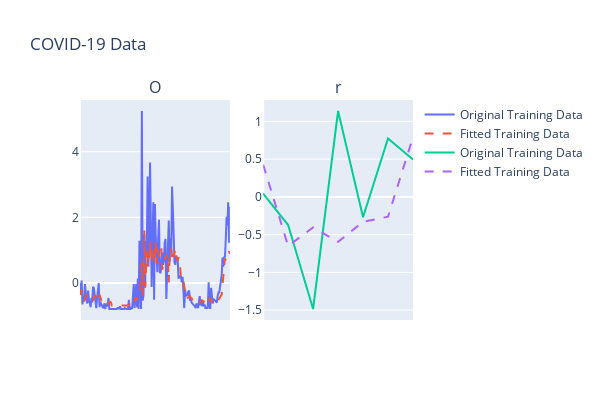

Notebook code cell kept with this figure:
### Markdown cell above
### bidirectional LSTM

### Code cell
bilstm_model = Sequential()
bilstm_model.add(Bidirectional(LSTM(100, dropout=0.2, return_sequences=False), input_shape=(X_train_seq.shape[1], X_train_seq.shape[2])))
bilstm_model.add(Dense(8, activation='relu'))
bilstm_model.add(Dense(1, activation='linear'))
K.set_epsilon(1)
bilstm_model.compile(optimizer=Adam(learning_rate=0.001), loss=MeanAbsoluteError(), metrics=[MeanAbsolutePercentageError()])
bilstm_model.summary()


# training
early_stopping = EarlyStopping(monitor='val_loss', patience=20, restore_best_weights=True)
reduce_lr = ReduceLROnPlateau(monitor='val_loss', factor=0.9, patience=5, min_lr=0.00000001)

history = bilstm_model.fit(X_train_seq, y_train_seq, epochs=100, batch_size=16, validation_split=0.2, verbose=1)


# plot the loss function
plt.plot(history.history['loss'], label='Training loss')
plt.plot(history.history['val_loss'], label='Validation loss')
plt.legend()


# visualization the result
y_pred_train = bilstm_model.predict(X_train_seq).reshape(-1,1)
y_pred_test = bilstm_model.predict(X_test_seq).reshape(-1,1)

num_dates = len(df['Date'])
step = max(1, num_dates // 15)
display_dates = df['Date'][::step]

fig = make_subplots(
    rows=1, cols=2,
    subplot_titles=("Original Training Data"),
    shared_xaxes=True
)

fig.add_trace(go.Scatter(x=np.arange(len(X_train) - sequence_length + 1), y=y_train_seq.flatten(), mode='lines', name='Original Training Data'), row=1, col=1)
fig.add_trace(go.Scatter(x=np.arange(len(X_train) - sequence_length + 1), y=y_pred_train.flatten(), mode='lines', name='Fitted Training Data', line=dict(dash='dash')), row=1, col=1)

fig.add_trace(go.Scatter(x=np.arange(len(X_test) - sequence_length + 1), y=y_test_seq.flatten(), mode='lines', name='Original Training Data'), row=1, col=2)
fig.add_trace(go.Scatter(x=np.arange(len(X_test) - sequence_length + 1), y=y_pred_test.flatten(), mode='lines', name='Fitted Training Data', line=dict(dash='dash')), row=1, col=2)

fig.update_layout(
    height=400, width=600,
    title_text="COVID-19 Data",
    hovermode='x unified'
)

for i in range(1, 2):
    for j in range(1, 3):
        fig.update_xaxes(
            tickvals=display_dates,
            tickformat="%b %d\n%Y",
            tickangle=45,
            row=i, col=j
        )
fig.show()


# Compute score metrics
# Convert to tensors
y_true_tf = tf.convert_to_tensor(y_test_seq.reshape(-1), dtype=tf.float32)
y_pred_tf = tf.convert_to_tensor(y_pred_test.reshape(-1), dtype=tf.float32)

# Initialize the metrics
mae_metric = tf.keras.metrics.MeanAbsoluteError()
mse_metric = tf.keras.metrics.MeanSquaredError()

# Update the state with the true and predicted values
mae_metric.update_state(y_true_tf, y_pred_tf)
mse_metric.update_state(y_true_tf, y_pred_tf)

# Calculate MAE and MSE
mae = mae_metric.result().numpy()
mse = mse_metric.result().numpy()

# Calculate RMSE
rmse = np.sqrt(mse)

# Calculate R² score
total_error = tf.reduce_sum(tf.square(y_true_tf - tf.reduce_mean(y_true_tf)))
unexplained_error = tf.reduce_sum(tf.square(y_true_tf - y_pred_tf))
r2_score = 1 - tf.divide(unexplained_error, total_error).numpy()

print(f"MAE: {mae}")
print(f"RMSE: {rmse}")
print(f"R² score: {r2_score}")


# save the model
bilstm_model.save("./checkpoints/bilstm.h5")

### Figure 1 — Plotly figure (JSON) as saved in the notebook; plotly's stock layout.template omitted (floating-point values rounded to 4 significant figures; data arrays with more than 128 entries replaced by an {"elided": "..."} marker saying what was removed)
{"data": [{"mode": "lines", "name": "Original Training Data", "type": "scatter", "x": {"elided": "186 int values"}, "xaxis": "x", "y": {"elided": "185 float values"}, "yaxis": "y"}, {"line": {"dash": "dash"}, "mode": "lines", "name": "Fitted Training Data", "type": "scatter", "x": {"elided": "186 int values"}, "xaxis": "x", "y": {"elided": "185 float values"}, "yaxis": "y"}, {"mode": "lines", "name": "Original Training Data", "type": "scatter", "x": [0, 1, 2, 3, 4, 5, 6, 7], "xaxis": "x2", "y": [0.04342, -0.3734, -1.485, 1.138, -0.2692, 0.7728, 0.495], "yaxis": "y2"}, {"line": {"dash": "dash"}, "mode": "lines", "name": "Fitted Training Data", "type": "scatter", "x": [0, 1, 2, 3, 4, 5, 6, 7], "xaxis": "x2", "y": [0.4266, -0.6497, -0.4032, -0.5959, -0.33, -0.2622, 0.7912], "yaxis": "y2"}], "layout": {"annotations": [{"font": {"size": 16}, "showarrow": false, "text": "O", "x": 0.225, "xanchor": "center", "xref": "paper", "y": 1, "yanchor": "bottom", "yref": "paper"}, {"font": {"size": 16}, "showarrow": false, "text": "r", "x": 0.775, "xanchor": "center", "xref": "paper", "y": 1, "yanchor": "bottom", "yref": "paper"}], "height": 400, "hovermode": "x unified", "title": {"text": "COVID-19 Data"}, "width": 600, "xaxis": {"anchor": "y", "domain": [0, 0.45], "tickangle": 45, "tickformat": "%b %d\n%Y", "tickvals": ["2021-04-05T00:00:00", "2021-04-18T00:00:00", "2021-05-01T00:00:00", "2021-05-14T00:00:00", "2021-05-27T00:00:00", "2021-06-09T00:00:00", "2021-06-22T00:00:00", "2021-07-05T00:00:00", "2021-07-18T00:00:00", "2021-07-31T00:00:00", "2021-08-13T00:00:00", "2021-08-26T00:00:00", "2021-09-08T00:00:00", "2021-09-21T00:00:00", "2021-10-04T00:00:00", "2021-10-17T00:00:00"]}, "xaxis2": {"anchor": "y2", "domain": [0.55, 1], "tickangle": 45, "tickformat": "%b %d\n%Y", "tickvals": ["2021-04-05T00:00:00", "2021-04-18T00:00:00", "2021-05-01T00:00:00", "2021-05-14T00:00:00", "2021-05-27T00:00:00", "2021-06-09T00:00:00", "2021-06-22T00:00:00", "2021-07-05T00:00:00", "2021-07-18T00:00:00", "2021-07-31T00:00:00", "2021-08-13T00:00:00", "2021-08-26T00:00:00", "2021-09-08T00:00:00", "2021-09-21T00:00:00", "2021-10-04T00:00:00", "2021-10-17T00:00:00"]}, "yaxis": {"anchor": "x", "domain": [0, 1]}, "yaxis2": {"anchor": "x2", "domain": [0, 1]}}}
